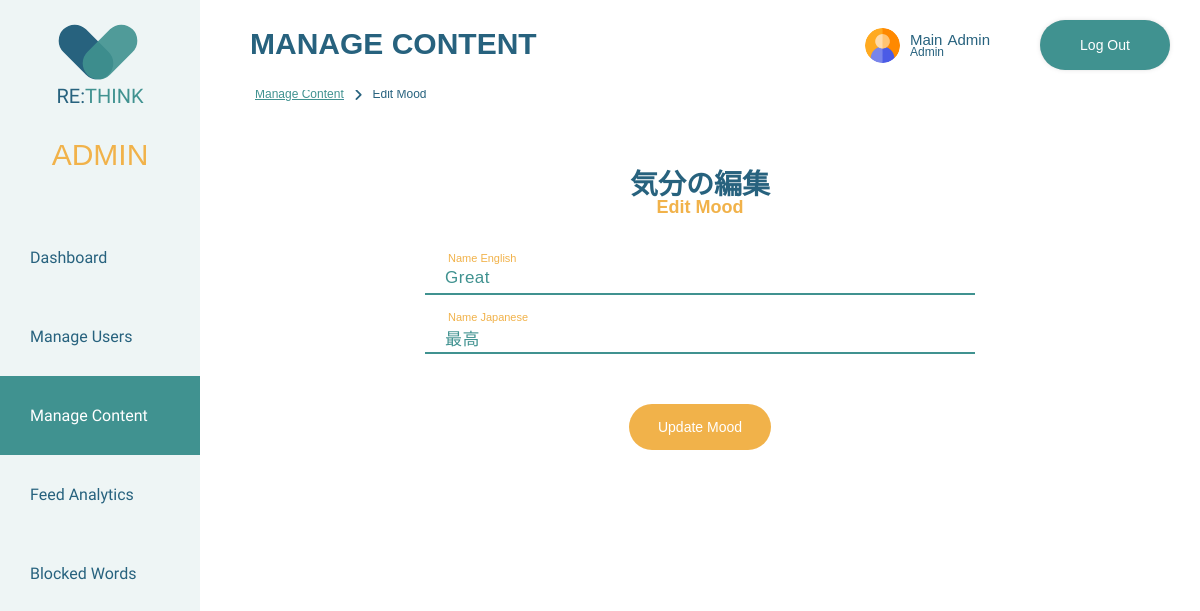
Screenshot of /rethink/admin/content_management/edit_content/edit_mood.php?id=1 (signed in) with the database file from the repository.
### tables this page shows
CREATE TABLE `users` (
  `UserID` int(11) NOT NULL,
  `FirstName` varchar(50) NOT NULL,
  `LastName` varchar(50) NOT NULL,
  `Username` varchar(30) DEFAULT NULL,
  `Email` varchar(50) NOT NULL,
  `Password` varchar(30) NOT NULL,
  `Role` varchar(1) NOT NULL,
  `Created` date DEFAULT NULL,
  `profileImg` varchar(100) DEFAULT NULL
);

CREATE TABLE `moods` (
  `MoodID` int(11) NOT NULL,
  `MoodName` varchar(30) NOT NULL,
  `JapaneseMoodName` varchar(30) DEFAULT NULL,
  `moodEmoji` varchar(255) DEFAULT NULL,
  `moodEmojiColor` varchar(255) DEFAULT NULL
);

### rethink/server-side/shared/check_login.php (called while the page is built, shortened)
<?php
function check_login($con) {
	if(isset($_SESSION['UserID']))
	{
		$id = $_SESSION['UserID'];
		$query = "SELECT * FROM users WHERE UserID = '$id' limit 1";
		$result = mysqli_query($con,$query);
		if ($result && mysqli_num_rows($result) > 0) {
			$user_data = mysqli_fetch_assoc($result);
			return $user_data;
		}
	}
	die;
}

### rethink/admin/content_management/edit_content/edit_mood.php (the view, shortened to what this page needs)
<?php
include(BASE_PATH . "connections.php");
include(BASE_PATH . "check_login.php");
include(BASE_PATH . "header/admin_layout.php");
$adminData = check_login($con);
?>
<!DOCTYPE html>
<html lang="en">
    <head>
        <?php includeHeadAssets(); ?>
    </head>
    <body>
        <header class="sidebar-navigation manage-contents-navigation">
            <?php renderAdminNavigation(); ?>
        </header>
        <?php renderAdminHeaderWithLogout($adminData); ?>
        <div class="admin-main-wrapper">
            <h2>Manage Content</h2>
            <div class="breadcrumbs breadcrumbs-admin">
                <a href="../manage_content.php">
                    <p>Manage Content</p>
                </a>
                <i class="fa-solid fa-angle-right fa-sm"></i>
                <p class="bread-active">Edit Mood</p>
            </div>
            <div class="content-management-form-wrapper">
                <div class="content-management-header">
                    <h3>
                        <span class="japanese-title">気分の編集</span>
                        <span class="english-title">Edit Mood</span>
                    </h3>
                </div>
                <?php
                if (isset($_GET['id'])) {
                    $moodID = $_GET['id'];
                    $moodQuery = "SELECT * FROM moods WHERE MoodID = $moodID";
                    $moodResult = mysqli_query($con, $moodQuery);
                    if (mysqli_num_rows($moodResult) > 0) {
                        foreach ($moodResult as $mood){?>
                            <form action="" method="POST" enctype="multipart/form-data">
                                <div class="input-container input-name
                                    <?php
                                    if (($mood['MoodName']) != '') {
                                        echo 'focus';
                                    }?>">
                                    <label for="">Name English</label>
                                    <span>Name English</span>
                                    <input type="text" name="MoodName" value="<?php echo $mood['MoodName'];?>" class="input">
                                    <div class="error">
                                        <p><?= $error['english_name_missing'] ?? '' ?></p>
                                    </div>
                                </div>
                                <div class="input-container input-name
                                    <?php
                                    if (($mood['JapaneseMoodName']) != '') {
                                        echo 'focus';
                                    }?>">
                                    <label for="">Name Japanese</label>
                                    <span>Name Japanese</span>
                                    <input type="text" name="JapaneseMoodName" value="<?php echo $mood['JapaneseMoodName'];?>" class="input">
                                    <div class="error"><p><?= $error['japanese_name_missing'] ?? '' ?></p></div>
                                </div>
                                <div class="button-wrapper">
                                    <button type="submit" name="update-mood" class="primary-btn">Update Mood</button>
                                </div>
                            </form>
                        <?php }
                    }
                }
                ?>
            </div>
        </div>
    </body>
</html>

### rethink/server-side/shared/header/admin_layout.php (shortened to what this page needs)
<?php
function hsc($hsc)
{
	return htmlspecialchars($hsc, ENT_QUOTES);
}
function includeHeadAssets(){
    echo '
        <meta charset="utf-8">
        <title>RE:THINK</title>
        <script src="https://kit.fontawesome.com/4f1988a159.js"></script>
        <link rel="preconnect" href="https://fonts.googleapis.com">
        <link rel="preconnect" href="https://fonts.gstatic.com" crossorigin>
        <link href="https://fonts.googleapis.com/css2?family=Gudea&display=swap" rel="stylesheet">
        <link rel="stylesheet" href="' . BASE_URL . './assets/css/shared.css">
        <link rel="stylesheet" href="' . BASE_URL . './assets/css/admin.css">
        <script src="'. BASE_URL . 'assets/javascript/input_handler.js" defer></script>
        <script src="'. BASE_URL . 'assets/javascript/alert_handler.js" defer></script>
        <script src="'. BASE_URL . 'assets/javascript/icon_selection_modal.js" defer></script>
        <script language="JavaScript" type="text/javascript">
            function checkDelete(){
                return confirm("本当に削除しますか？"); // "Are you sure you want to delete"? in Japanese
            }
        </script>
    ';
}
function renderAdminNavigation(){
    echo "
        <nav>
            <a href='". BASE_URL . "admin/admin_dashboard.php'>
                <div class='heart-header'>
                    <div class='heart'>
                        <div class='heart-left'></div>
                        <div class='heart-right'></div>
                    </div>
                    <div class='name-header'>RE:<span>THINK</span></div>
                </div>
            </a>
            <div class='header-admin-text'>
                <p>ADMIN</p>
            </div>
            <ul>
                <a href='". BASE_URL . "admin/admin_dashboard.php' class='dashboard-active'>
                    <li class='hover-underline-animation'>Dashboard</li>
                </a>
                <a href='". BASE_URL . "admin/user_management/manage_users.php' class='manage-users-active'>
                    <li class='hover-underline-animation'>Manage Users</li>
                </a>
                <a href='". BASE_URL . "admin/content_management/manage_content.php' class='manage-contents-active'>
                    <li class='hover-underline-animation'>Manage Content</li>
                </a>
                <a href='". BASE_URL . "admin/user_feed/user_feed_analytics.php' class='user-feed-active'>
                    <li class='hover-underline-animation'>Feed Analytics</li>
                </a>
                <a href='". BASE_URL . "admin/blocked_words/manage_blocked_words.php' class='blocked-words-active'>
                    <li class='hover-underline-animation'>Blocked Words</li>
                </a>
            </ul>
        </nav>
    ";
}
function renderAdminHeaderWithLogout($admin_data){
    echo "
    <div class='top-header'>
        <a href='" . BASE_URL . "admin/admin_profile/admin_profile.php'>
            <div class='header-display'>
                <div class='header-icon'>
                    <img src='" . BASE_URL . "assets/user-img/" .hsc($admin_data['profileImg'])."' alt='Admin Profile Image'>
                </div>
                <div class='header-name-wrapper'>
                    <div class='header-name'>
                        <p class='header-fname'>" .hsc($admin_data['FirstName'])."</p>
                        <p class='header-lname'>" .hsc($admin_data['LastName'])."</p>
                    </div>
                    <div class='header-title'>
                        <p>Admin</p>
                    </div>
                </div>
            </div>
        </a>
        <a href='". BASE_URL . "server-side/shared/logout.php'>
            <div class='logout-sticky'>Log Out</div>
        </a>
    </div>
    ";
}
?>

### rethink/assets/css/admin.css (style rules this page uses)
:root { --primary-color: #27627E; --secondary-color: #409290; --accent-color: #f1b24a; --background-color: #eef5f5; --admin-color-deep-teal: #27627E; --admin-color-sky-blue: #9DC3E6; --admin-color-aqua-green: #8BCCCA; --admin-golden-tangerine: #f7a420; --admin-color-golden-honey: #f1b14acc; --color-white: #fff; --color-off-white: #fefefe; --color-gray-1: #ddd; --color-gray-2: #cdcdcd; --color-gray-3: #A6A6A6; --color-gray-4: #989898; --color-gray-5: #6d6d6d; --color-gray-6: #4d4d4d; --color-gray-7: #26282ac6; --color-red: #cb3d3d; --color-brick-red: #924040; --color-soft-amber: #f1b14a6d; --color-golden-orange: #e48e00; --great-mood-color: #812061; --good-mood-color: #EB6694; --okay-mood-color: #8BCCCA; --bad-mood-color: #9DC3E6; --awful-mood-color: #27627E; }
.admin-main-wrapper { padding-left: 200px; padding-top: 100px; height: 100%; }
.admin-main-wrapper h2 { position: fixed; font-size: 30px; top: 2px; left: 250px; text-transform: uppercase; z-index: 25; }
.error { position: absolute; right: 0; }
.error p, .error-icon p { margin: 0; padding: 3px !important; font-size: 12px !important; color: red !important; }
.content-management-form-wrapper { width: 55%; margin: 10px auto; background-color: var(--color-white);; }
.content-management-form-wrapper .content-management-header { display: flex; justify-content: center; text-align: center; }
.content-management-form-wrapper .content-management-header h3 { display: flex; flex-direction: column; }
.content-management-form-wrapper .input-container { position: relative; margin: 22px 0; }
.input-name label { font-size: 15px; font-weight: 400px; color: var(--accent-color); position: absolute; top: 50%; left:15px; transform: translateY(-50%); padding: 0 8px; pointer-events: none; z-index: 30; transition: 0.5s; }
.content-management-form-wrapper .input-name.focus label { top: 0; transform: translateY(-50%); left: 15px; font-size: 11px; }
.content-management-form-wrapper .input-container span { font-size: 10px; position: absolute; top: 0; left: 16px; transform: translateY(-50%); padding: 0 8px; color: transparent; pointer-events: none; z-index: 20; }
.content-management-form-wrapper .input-container span:before, .content-management-form-wrapper .input-container span:after { content: ""; position: absolute; width: 10%; opacity: 0; transition: 0.3s; height: 5px; top: 50%; transform: translateY(-50%); }
.content-management-form-wrapper .input-container span:before { left: 50%; }
.content-management-form-wrapper .input-container span:after { right: 50%; }
.content-management-form-wrapper .input-container.focus span:before, .content-management-form-wrapper .input-container.focus span:after { width: 50%; opacity: 1; }
.content-management-form-wrapper .input-container .input { width: 100%; color: var(--secondary-color); font-size: 17px; font-family: "游ゴシック体", YuGothic, "游ゴシック Medium", "Yu Gothic Medium", "游ゴシック", "Yu Gothic", sans-serif; font-weight: 500; letter-spacing: 0.5px; box-sizing: border-box; outline: none; border: none; border-bottom: 2px solid var(--secondary-color); background: none; padding: 10px 20px 5px; transition: 0.3s; }
.content-management-form-wrapper .input-container p { font-size: 15px; font-weight: 400px; color: var(--accent-color); margin-left:15px; margin-bottom: 5px; }
.content-management-form-wrapper .button-wrapper { margin: 50px auto; justify-content: center; display: flex; }
.content-management-form-wrapper .button-wrapper button { border: none; color: var(--color-white); }

### rows the page displays
users: profileImg (picture), FirstName "Main", LastName "Admin"
moods: MoodName "Great", JapaneseMoodName "最高"
